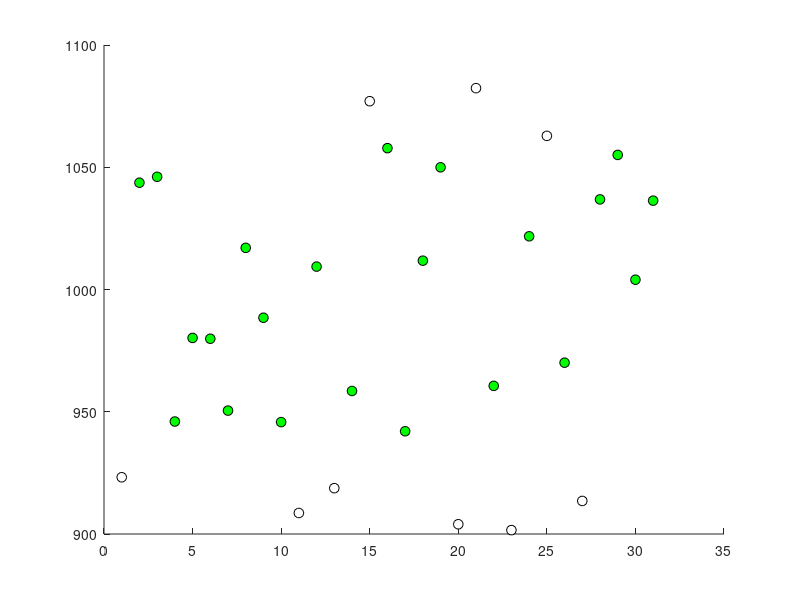

Recreate this plot in MATLAB. (Note: this script raises an error after producing the figure.)
% Atmospheric Pressure Analysis
% Generate and plot atmospheric pressure data for 4 sensors over 31 days
% Each sensor measured 3 times per day (morning, noon, evening)

clear; clc; close all;

% Generate atmospheric pressure data
% 4 sensors (rows) × 3 measurements per day (columns) × 31 days (depth)
atmosphericPressure = zeros(4, 3, 31);

% Fill with random values between 900 and 1100
for day = 1:31
    for measurement = 1:3
        for sensor = 1:4
            atmosphericPressure(sensor, measurement, day) = 900 + 200*rand();
        end
    end
end

% Display data dimensions
fprintf('Data matrix dimensions: %d × %d × %d\n', size(atmosphericPressure, 1), size(atmosphericPressure, 2), size(atmosphericPressure, 3));
fprintf('Total measurements: %d\n', numel(atmosphericPressure));

% Calculate daily averages for each sensor
dailyAverages = zeros(4, 31);
for day = 1:31
    for sensor = 1:4
        % Average of 3 daily measurements for each sensor
        dailyAverages(sensor, day) = mean(atmosphericPressure(sensor, :, day));
    end
end

% Extract evening measurements for sensor 1 (measurement 3 = evening)
sensor1Evening = squeeze(atmosphericPressure(1, 3, :));

% Create the plot
figure('Position', [100, 100, 1200, 800]);
hold on;

% Define pressure limits
lowerLimit = 930;
upperLimit = 1060;

% Plot white dotted line for sensor 1 evening measurements
plot(1:31, sensor1Evening, 'Color', [1, 1, 1], 'LineStyle', ':', 'LineWidth', 2, 'MarkerSize', 6);

% Color points based on pressure limits
for day = 1:31
    if sensor1Evening(day) < lowerLimit || sensor1Evening(day) > upperLimit
        % Points outside range - white filled
        scatter(day, sensor1Evening(day), 50, 'w', 'filled', 'MarkerEdgeColor', 'k');
    else
        % Points inside range - green filled
        scatter(day, sensor1Evening(day), 50, 'g', 'filled', 'MarkerEdgeColor', 'k');
    end
end

% Add pressure limit lines
yline(930, '-', 'Color', 'm', 'LineWidth', 2, ...
      'DisplayName', 'Lower Limit');
yline(1060, '-', 'Color', 'm', 'LineWidth', 2, ...
      'DisplayName', 'Upper Limit');

% Customize the plot
xlabel('Day of Month', 'FontSize', 12);
ylabel('Atmospheric Pressure (hPa)', 'FontSize', 12);
title('First sensor, evening, all days', 'FontSize', 14);
legend('Location', 'northeastoutside', 'FontSize', 8);

% Set axis limits to show all 31 days
xlim([1, 31]);
ylim([900, 1100]);
xticks(1:31);
yticks(900:25:1100);

% Set background color to dark for better contrast with white line
set(gca, 'Color', [0.1, 0.1, 0.1]);
set(gcf, 'Color', [0.1, 0.1, 0.1]);

% Add statistics for sensor 1 evening measurements
meanPressure = mean(sensor1Evening);
stdPressure = std(sensor1Evening);
minPressure = min(sensor1Evening);
maxPressure = max(sensor1Evening);

% Count points inside and outside the range
pointsInside = sum(sensor1Evening >= lowerLimit & sensor1Evening <= upperLimit);
pointsOutside = 31 - pointsInside;

text(0.02, 0.98, sprintf('Mean: %.1f hPa\nStd: %.1f hPa\nMin: %.1f hPa\nMax: %.1f hPa\n\nGreen points (in range): %d\nWhite points (out of range): %d', ...
     meanPressure, stdPressure, minPressure, maxPressure, pointsInside, pointsOutside), ...
     'Units', 'normalized', 'VerticalAlignment', 'top', 'FontSize', 10, ...
     'BackgroundColor', 'white', 'EdgeColor', 'black', 'Color', 'black');

% Display summary statistics for sensor 1 evening measurements
fprintf('\nSensor 1 Evening Measurements Statistics:\n');
fprintf('Mean pressure: %.2f hPa\n', mean(sensor1Evening));
fprintf('Std deviation: %.2f hPa\n', std(sensor1Evening));
fprintf('Min pressure: %.2f hPa\n', min(sensor1Evening));
fprintf('Max pressure: %.2f hPa\n', max(sensor1Evening));
fprintf('Range: %.2f hPa\n', max(sensor1Evening) - min(sensor1Evening));
fprintf('Points within range (930-1060 hPa): %d\n', pointsInside);
fprintf('Points outside range: %d\n', pointsOutside);

% Save the plot
saveas(gcf, 'sensor1_evening_pressure.png');
fprintf('\nPlot saved as sensor1_evening_pressure.png\n');
